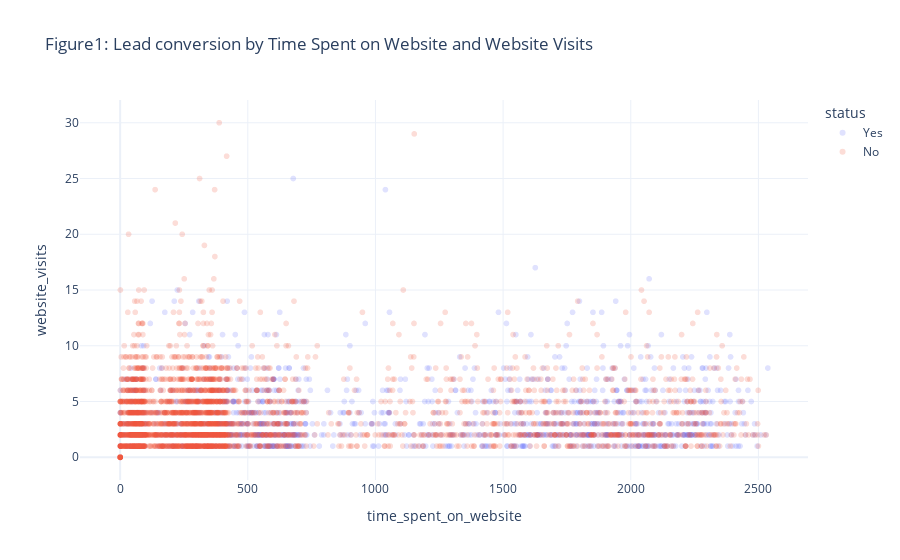
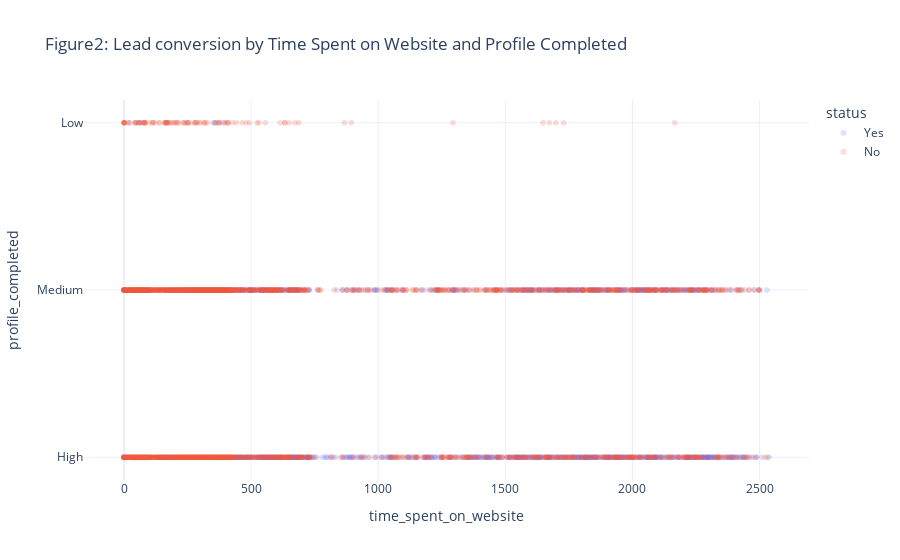
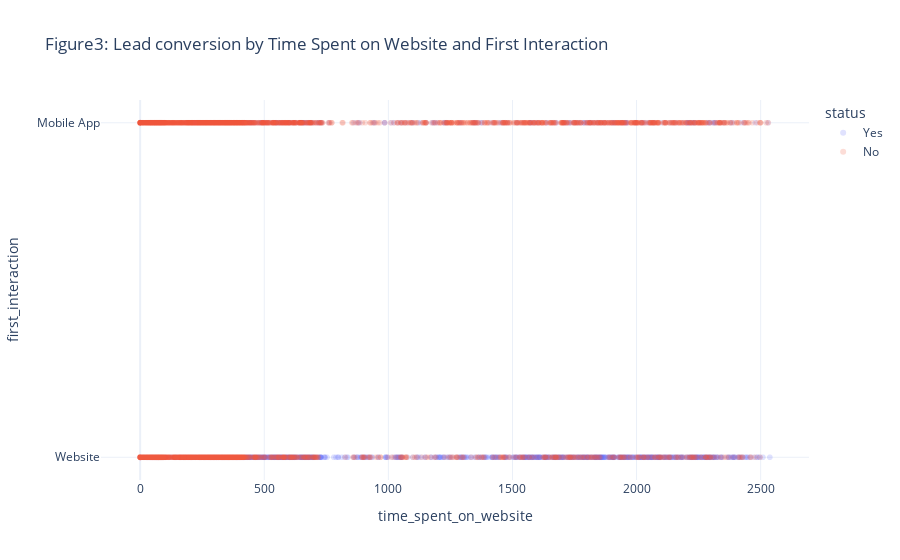
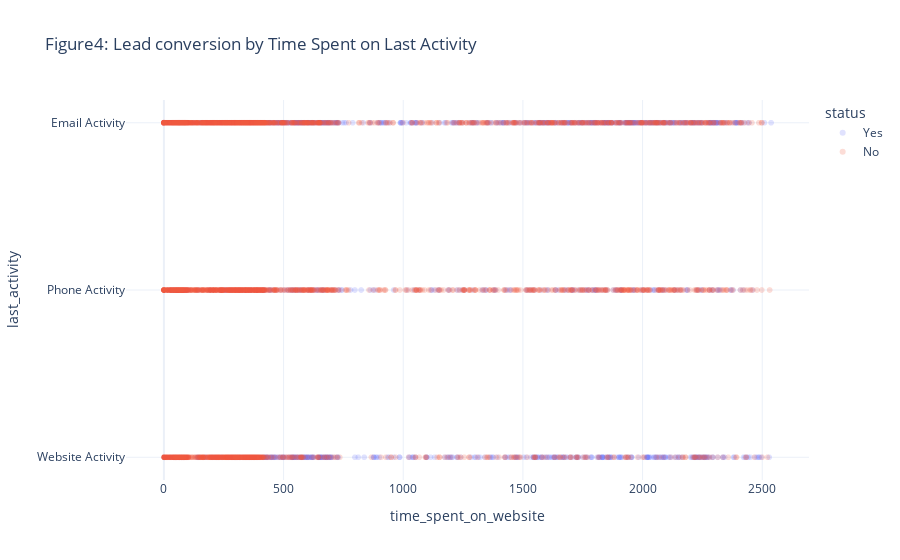

The code cell stored with these charts, in order, in its notebook:
### Markdown cell above
**Observations**
- The above plot shows that number of leads converted are significantly less than number of leads not converted which might be expected.
- The plot indicates that 3000 count/100.00 % = ~30.00% of leads have been converted.

### Code cell
import plotly.express as px 
data_copy = data.copy()
data_copy['status'] = data_copy['status'].replace({1: 'Yes', 0: 'No'})
columns = ['website_visits', 'time_spent_on_website', 'profile_completed', 'page_views_per_visit', 'first_interaction', 'last_activity']
for column in columns:
    figure1 = px.scatter(data_copy,x=data_copy['time_spent_on_website'], y=data_copy['website_visits'],
                        color = data_copy['status'], template = 'plotly_white', opacity = 0.2, 
                        labels = {'x': 'Time spent on website', 'y': 'Number of website visits'},
                        title = 'Figure1: Lead conversion by Time Spent on Website and Website Visits') 
    figure2 = px.scatter(data_copy,x=data_copy['time_spent_on_website'], y=data_copy['profile_completed'],
                        color = data_copy['status'], template = 'plotly_white', opacity=0.2,
                        labels = {'x': 'Time spent on website', 'y': 'Profile Completed in percentage'},
                        title = 'Figure2: Lead conversion by Time Spent on Website and Profile Completed')
    figure3 = px.scatter(data_copy, x=data_copy['time_spent_on_website'], y=data_copy['first_interaction'],
                        color = data_copy['status'], template = 'plotly_white', opacity = 0.2,
                        labels = {'x': 'Time spent on website', 'y': 'Initial interaction with company'},
                        title = 'Figure3: Lead conversion by Time Spent on Website and First Interaction')
    figure4 = px.scatter(data_copy, x=data_copy['time_spent_on_website'], y=data_copy['last_activity'],
                        color = data_copy['status'], template = 'plotly_white', opacity=0.2,
                        labels = {'x': 'Time spent on website', 'y': 'Last activity performed'},
                        title = 'Figure4: Lead conversion by Time Spent on Last Activity')                    

figure1.show()
figure2.show()
figure3.show()
figure4.show()

### Figure 1 — Plotly figure (JSON) as saved in the notebook; plotly's stock layout.template omitted (floating-point values rounded to 4 significant figures; data arrays with more than 128 entries replaced by an {"elided": "..."} marker saying what was removed)
{"data": [{"hovertemplate": "status=Yes<br>time_spent_on_website=%{x}<br>website_visits=%{y}<extra></extra>", "legendgroup": "Yes", "marker": {"color": "#636efa", "opacity": 0.2, "symbol": "circle"}, "mode": "markers", "name": "Yes", "showlegend": true, "type": "scattergl", "x": {"elided": "1377 int values"}, "xaxis": "x", "y": {"elided": "1377 int values"}, "yaxis": "y"}, {"hovertemplate": "status=No<br>time_spent_on_website=%{x}<br>website_visits=%{y}<extra></extra>", "legendgroup": "No", "marker": {"color": "#EF553B", "opacity": 0.2, "symbol": "circle"}, "mode": "markers", "name": "No", "showlegend": true, "type": "scattergl", "x": {"elided": "3235 int values"}, "xaxis": "x", "y": {"elided": "3235 int values"}, "yaxis": "y"}], "layout": {"legend": {"title": {"text": "status"}, "tracegroupgap": 0}, "title": {"text": "Figure1: Lead conversion by Time Spent on Website and Website Visits"}, "xaxis": {"anchor": "y", "domain": [0, 1], "title": {"text": "time_spent_on_website"}}, "yaxis": {"anchor": "x", "domain": [0, 1], "title": {"text": "website_visits"}}}}

### Figure 2 — Plotly figure (JSON) as saved in the notebook; plotly's stock layout.template omitted (floating-point values rounded to 4 significant figures; data arrays with more than 128 entries replaced by an {"elided": "..."} marker saying what was removed)
{"data": [{"hovertemplate": "status=Yes<br>time_spent_on_website=%{x}<br>profile_completed=%{y}<extra></extra>", "legendgroup": "Yes", "marker": {"color": "#636efa", "opacity": 0.2, "symbol": "circle"}, "mode": "markers", "name": "Yes", "showlegend": true, "type": "scattergl", "x": {"elided": "1377 int values"}, "xaxis": "x", "y": {"elided": "1377 str values"}, "yaxis": "y"}, {"hovertemplate": "status=No<br>time_spent_on_website=%{x}<br>profile_completed=%{y}<extra></extra>", "legendgroup": "No", "marker": {"color": "#EF553B", "opacity": 0.2, "symbol": "circle"}, "mode": "markers", "name": "No", "showlegend": true, "type": "scattergl", "x": {"elided": "3235 int values"}, "xaxis": "x", "y": {"elided": "3235 str values"}, "yaxis": "y"}], "layout": {"legend": {"title": {"text": "status"}, "tracegroupgap": 0}, "title": {"text": "Figure2: Lead conversion by Time Spent on Website and Profile Completed"}, "xaxis": {"anchor": "y", "domain": [0, 1], "title": {"text": "time_spent_on_website"}}, "yaxis": {"anchor": "x", "domain": [0, 1], "title": {"text": "profile_completed"}}}}

### Figure 3 — Plotly figure (JSON) as saved in the notebook; plotly's stock layout.template omitted (floating-point values rounded to 4 significant figures; data arrays with more than 128 entries replaced by an {"elided": "..."} marker saying what was removed)
{"data": [{"hovertemplate": "status=Yes<br>time_spent_on_website=%{x}<br>first_interaction=%{y}<extra></extra>", "legendgroup": "Yes", "marker": {"color": "#636efa", "opacity": 0.2, "symbol": "circle"}, "mode": "markers", "name": "Yes", "showlegend": true, "type": "scattergl", "x": {"elided": "1377 int values"}, "xaxis": "x", "y": {"elided": "1377 str values"}, "yaxis": "y"}, {"hovertemplate": "status=No<br>time_spent_on_website=%{x}<br>first_interaction=%{y}<extra></extra>", "legendgroup": "No", "marker": {"color": "#EF553B", "opacity": 0.2, "symbol": "circle"}, "mode": "markers", "name": "No", "showlegend": true, "type": "scattergl", "x": {"elided": "3235 int values"}, "xaxis": "x", "y": {"elided": "3235 str values"}, "yaxis": "y"}], "layout": {"legend": {"title": {"text": "status"}, "tracegroupgap": 0}, "title": {"text": "Figure3: Lead conversion by Time Spent on Website and First Interaction"}, "xaxis": {"anchor": "y", "domain": [0, 1], "title": {"text": "time_spent_on_website"}}, "yaxis": {"anchor": "x", "domain": [0, 1], "title": {"text": "first_interaction"}}}}

### Figure 4 — Plotly figure (JSON) as saved in the notebook; plotly's stock layout.template omitted (floating-point values rounded to 4 significant figures; data arrays with more than 128 entries replaced by an {"elided": "..."} marker saying what was removed)
{"data": [{"hovertemplate": "status=Yes<br>time_spent_on_website=%{x}<br>last_activity=%{y}<extra></extra>", "legendgroup": "Yes", "marker": {"color": "#636efa", "opacity": 0.2, "symbol": "circle"}, "mode": "markers", "name": "Yes", "showlegend": true, "type": "scattergl", "x": {"elided": "1377 int values"}, "xaxis": "x", "y": {"elided": "1377 str values"}, "yaxis": "y"}, {"hovertemplate": "status=No<br>time_spent_on_website=%{x}<br>last_activity=%{y}<extra></extra>", "legendgroup": "No", "marker": {"color": "#EF553B", "opacity": 0.2, "symbol": "circle"}, "mode": "markers", "name": "No", "showlegend": true, "type": "scattergl", "x": {"elided": "3235 int values"}, "xaxis": "x", "y": {"elided": "3235 str values"}, "yaxis": "y"}], "layout": {"legend": {"title": {"text": "status"}, "tracegroupgap": 0}, "title": {"text": "Figure4: Lead conversion by Time Spent on Last Activity"}, "xaxis": {"anchor": "y", "domain": [0, 1], "title": {"text": "time_spent_on_website"}}, "yaxis": {"anchor": "x", "domain": [0, 1], "title": {"text": "last_activity"}}}}
